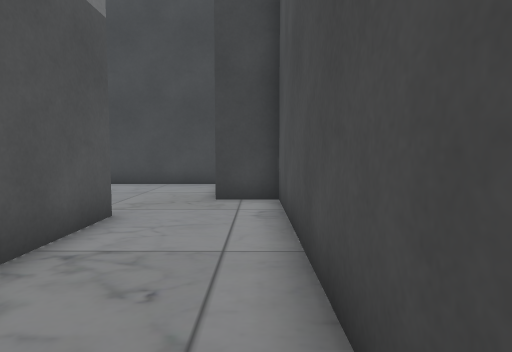
[1] (above)

17 first-person views from a walk through a 3-D level made in the Unity game engine. The camera is 0.64 m above the floor, tilts 4° down and sees 75° across. The floor is counted in squares, 0.5 m on a side. Each view is taken from the middle of a square. On the plan, view 1 faces up. The plan holds only what a view shows up to about 14 squares ahead; the rest is blank. The place goes on beyond the plan. Some animated figures are not drawn.

[2]
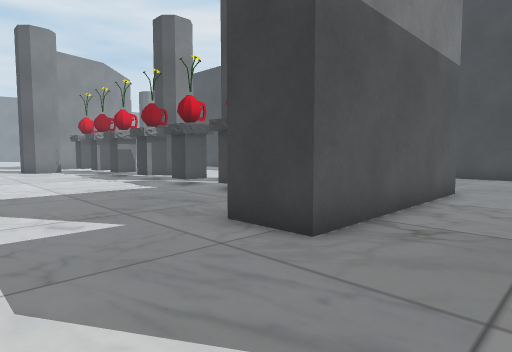

[3]
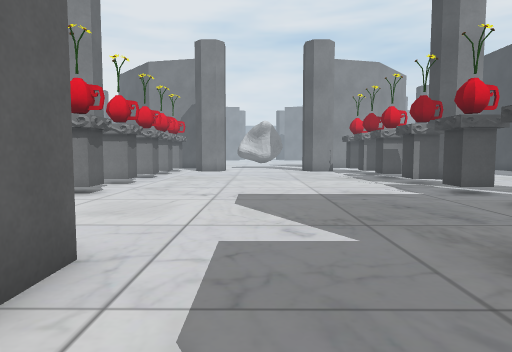

[4]
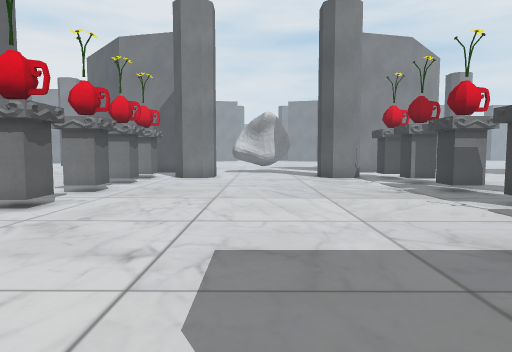

[5]
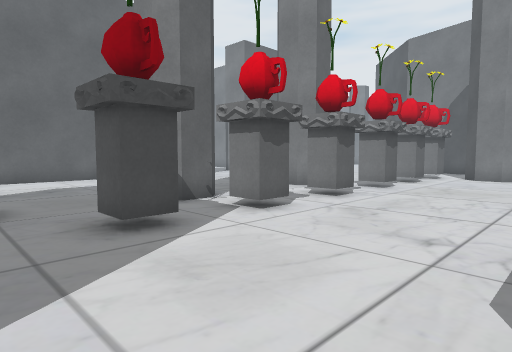

[6]
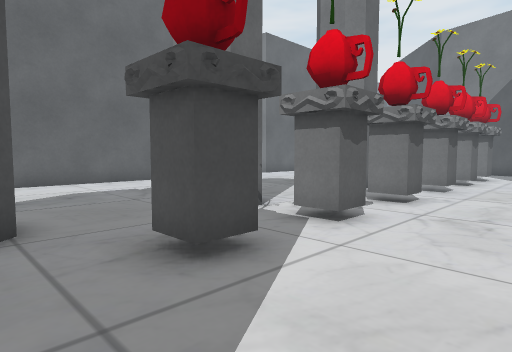

[7]
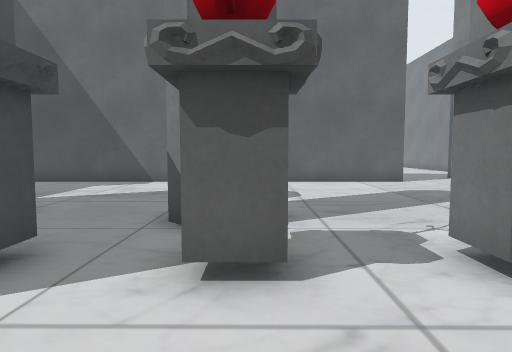

[8]
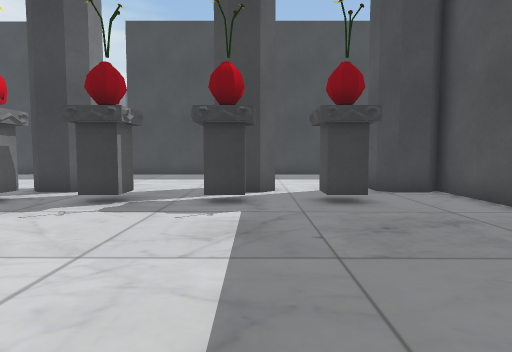

[9]
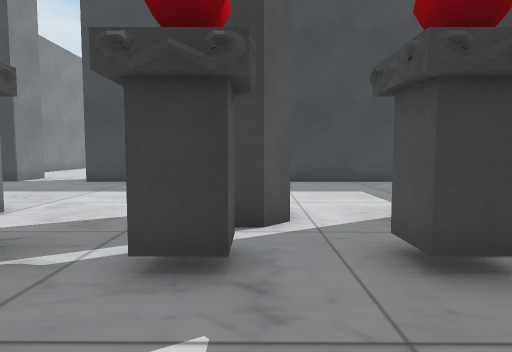

[10]
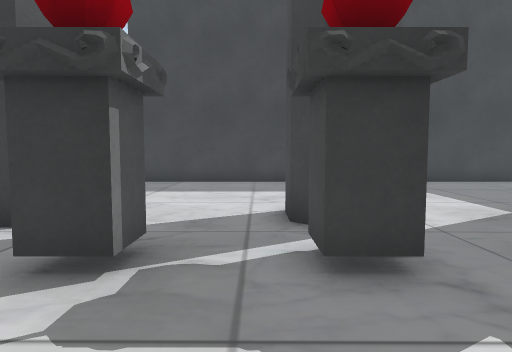

[11]
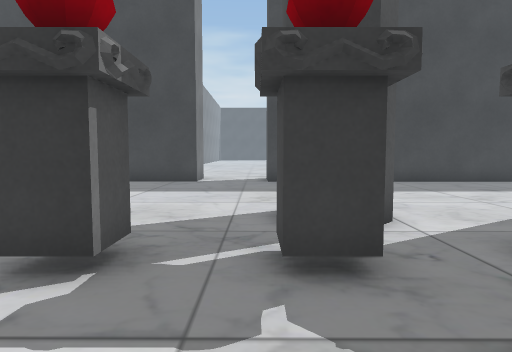

[12]
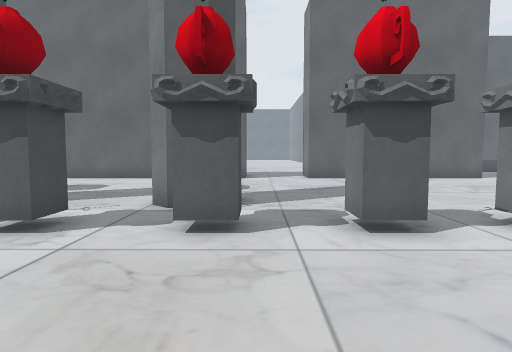

[13]
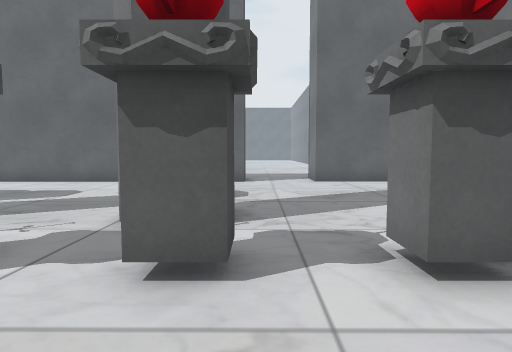

[14]
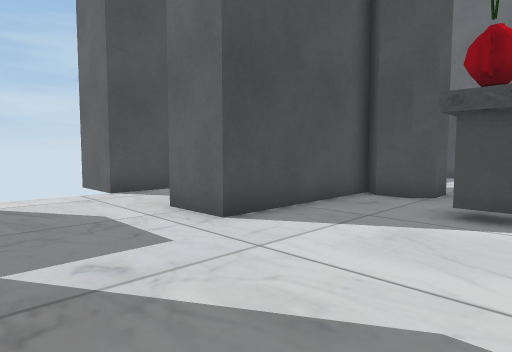

[15]
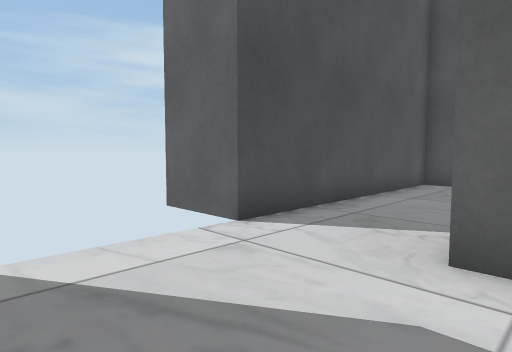

[16]
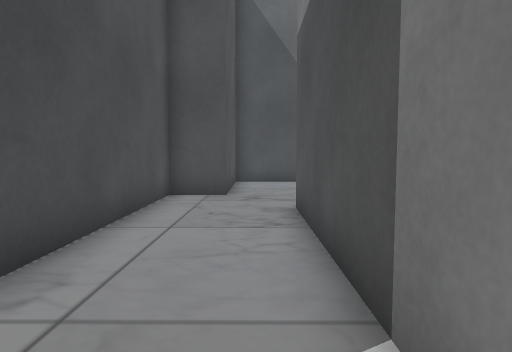

[17]
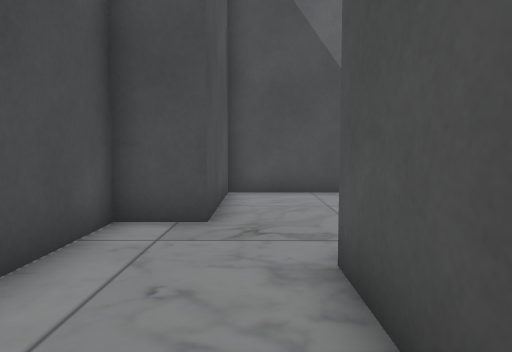

### Floor plan
Points are (right, up) in squares from view 1. A wall is a line through its corners. A room is listed if a view was taken in it or the views show most of it. See-through windows are left out.
Room 1 (views 1, 2, 3, 4, 5, 6, 7, 8, 9, 10, 11, 12, 13, 14, 15, 16, 17)
walls: (-12, 4.8) (-12.4, 5.2) (-12.4, 6.1); (-10.3, 5.2) (-10.9, 4.7) (-11.4, 4.7); (-4.9, 1.9) (-4.9, 5.2); (-12.3, -12.1) (-11.9, -11.6) (-10.9, -11.6) (-10.4, -12.2); (-16.4, 5.2) (-16.9, 4.7) (-17.9, 4.7) (-18.5, 5.2); (-2.9, -7.1) (-2.9, -13.8); (-5.5, 4.7) (-6.5, 4.7) (-7, 5.2) (-7, 6); (-17.5, -11.6) (-17, -11.6) (-16.5, -12.2) (-16.5, -12.6); (-7, -13.2) (-7, -12.2) (-6.5, -11.6) (-5.5, -11.6); (-4.9, -12.2) (-4.9, -6.2) (-2.9, -6.2); (0.6, 0.8) (0.6, 9.1) (-1.1, 9.1); (-2.9, 6.8) (-2.9, -0.8) (-5, -0.8); (-11.2, -20.6) (-8.1, -20.6); (-4.7, -20.6) (-1.1, -20.6) (-1.1, -16.1) (0.6, -16.1) (0.6, -6.2) (2.5, -6.2); (-1.6, 13.7) (-6, 13.7)
objects: other object (-23, -10); other object (-22, -10) to (-21, -9); other object (-22, 2) to (-21, 3); other object (-19, -10) to (-18, -9); other object (-19, 2) to (-18, 3); other object (-15, -10) to (-15, -9); other object (-15, 2) to (-15, 3); other object (-12, -10) to (-11, -9); other object (-12, 2) to (-11, 3); other object (-9, -10) to (-8, -9); other object (-9, 2) to (-8, 3)

Where each view was taken, in squares from view 1:
view 1: 0 up, 0 right, facing up
view 2: 5 down, 0 right, facing up-left
view 3: 4 down, 1 left, facing left
view 4: 4 down, 7 left, facing left
view 5: 4 down, 6 left, facing down-left
view 6: 6 down, 6 left, facing down-left
view 7: 6 down, 12 left, facing down
view 8: 6 down, 11 left, facing up
view 9: 1 down, 11 left, facing up
view 10: 1 down, 13 left, facing up
view 11: 1 down, 19 left, facing up
view 12: 4 down, 19 left, facing down
view 13: 6 down, 19 left, facing down
view 14: 2 down, 10 left, facing down-right
view 15: 2 down, 4 left, facing down-right
view 16: 6 down, 2 left, facing down
view 17: 10 down, 2 left, facing down
